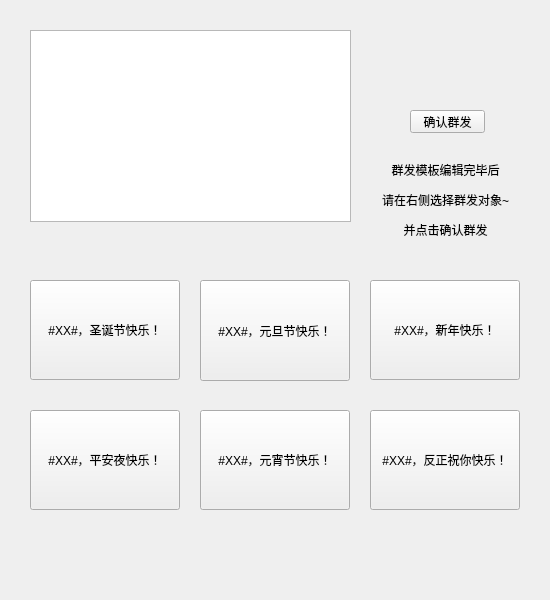
<?xml version="1.0" encoding="UTF-8"?>
<ui version="4.0">
 <class>Form</class>
 <widget class="QWidget" name="Form">
  <property name="geometry">
   <rect>
    <x>0</x>
    <y>0</y>
    <width>550</width>
    <height>600</height>
   </rect>
  </property>
  <property name="windowTitle">
   <string>Form</string>
  </property>
  <widget class="QTextBrowser" name="textBrowser">
   <property name="geometry">
    <rect>
     <x>30</x>
     <y>30</y>
     <width>321</width>
     <height>192</height>
    </rect>
   </property>
  </widget>
  <widget class="QPushButton" name="pushButton">
   <property name="geometry">
    <rect>
     <x>30</x>
     <y>280</y>
     <width>150</width>
     <height>100</height>
    </rect>
   </property>
   <property name="text">
    <string>#XX#，圣诞节快乐！</string>
   </property>
  </widget>
  <widget class="QPushButton" name="pushButton_2">
   <property name="geometry">
    <rect>
     <x>200</x>
     <y>280</y>
     <width>150</width>
     <height>101</height>
    </rect>
   </property>
   <property name="text">
    <string>#XX#，元旦节快乐！</string>
   </property>
  </widget>
  <widget class="QPushButton" name="pushButton_3">
   <property name="geometry">
    <rect>
     <x>370</x>
     <y>280</y>
     <width>150</width>
     <height>100</height>
    </rect>
   </property>
   <property name="text">
    <string>#XX#，新年快乐！</string>
   </property>
  </widget>
  <widget class="QPushButton" name="pushButton_4">
   <property name="geometry">
    <rect>
     <x>410</x>
     <y>110</y>
     <width>75</width>
     <height>23</height>
    </rect>
   </property>
   <property name="text">
    <string>确认群发</string>
   </property>
  </widget>
  <widget class="QPushButton" name="pushButton_5">
   <property name="geometry">
    <rect>
     <x>30</x>
     <y>410</y>
     <width>150</width>
     <height>100</height>
    </rect>
   </property>
   <property name="text">
    <string>#XX#，平安夜快乐！</string>
   </property>
  </widget>
  <widget class="QPushButton" name="pushButton_6">
   <property name="geometry">
    <rect>
     <x>200</x>
     <y>410</y>
     <width>150</width>
     <height>100</height>
    </rect>
   </property>
   <property name="text">
    <string>#XX#，元宵节快乐！</string>
   </property>
  </widget>
  <widget class="QPushButton" name="pushButton_7">
   <property name="geometry">
    <rect>
     <x>370</x>
     <y>410</y>
     <width>150</width>
     <height>100</height>
    </rect>
   </property>
   <property name="text">
    <string>#XX#，反正祝你快乐！</string>
   </property>
  </widget>
  <widget class="QLabel" name="label">
   <property name="geometry">
    <rect>
     <x>370</x>
     <y>160</y>
     <width>151</width>
     <height>81</height>
    </rect>
   </property>
   <property name="text">
    <string>&lt;html&gt;&lt;head/&gt;&lt;body&gt;&lt;p align=&quot;center&quot;&gt;群发模板编辑完毕后&lt;/p&gt;&lt;p align=&quot;center&quot;&gt;请在右侧选择群发对象~&lt;/p&gt;&lt;p align=&quot;center&quot;&gt;并点击确认群发&lt;/p&gt;&lt;/body&gt;&lt;/html&gt;</string>
   </property>
  </widget>
 </widget>
 <resources/>
 <connections/>
</ui>
